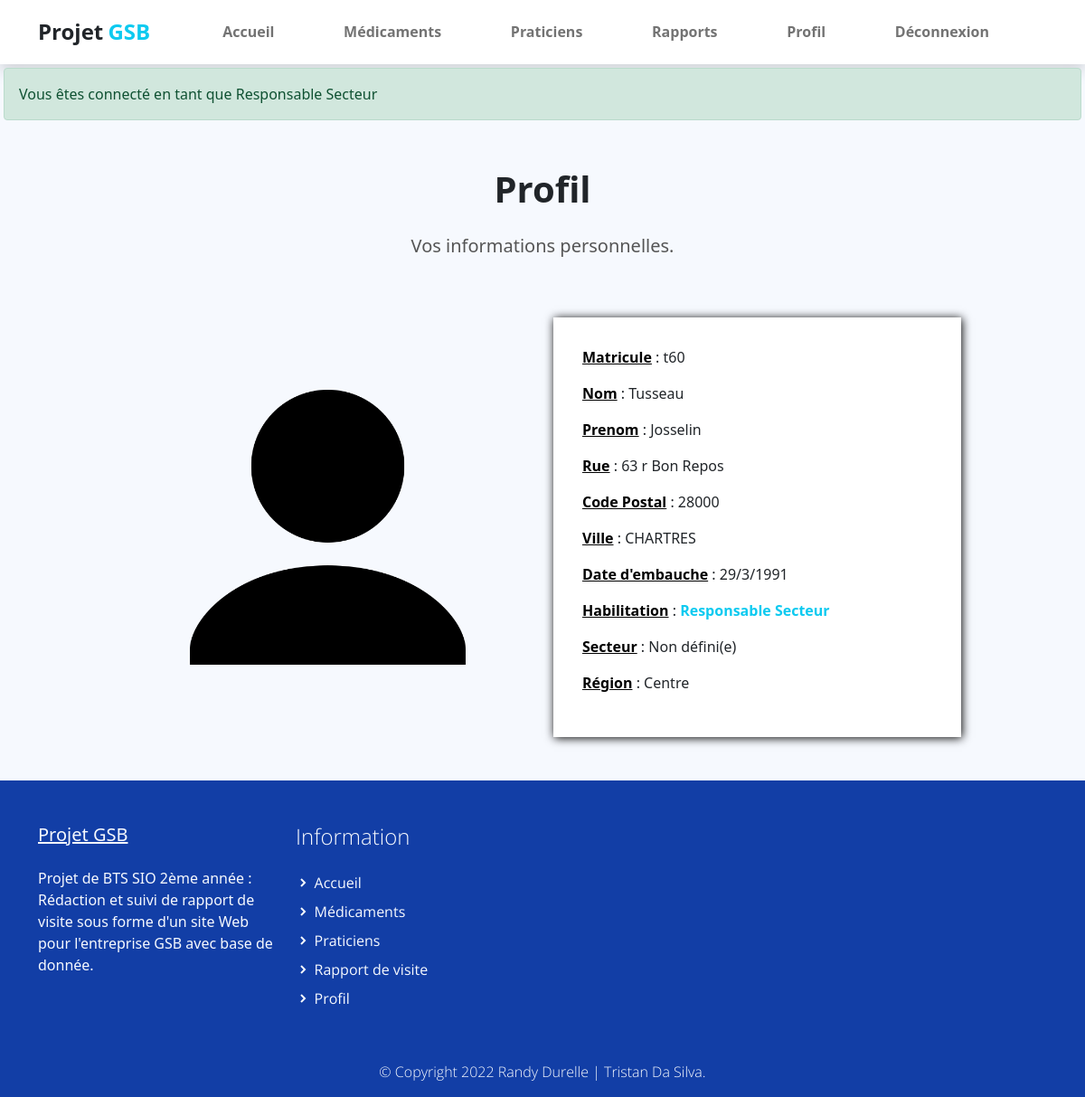
The app's page /index.php?uc=connexion&action=profil (signed in) with its own data.
### tables this page shows
CREATE TABLE IF NOT EXISTS `collaborateur` (
  `COL_MATRICULE` varchar(10) NOT NULL,
  `COL_NOM` varchar(25) DEFAULT NULL,
  `COL_PRENOM` varchar(50) DEFAULT NULL,
  `COL_ADRESSE` varchar(50) DEFAULT NULL,
  `COL_CP` varchar(5) DEFAULT NULL,
  `COL_VILLE` varchar(30) DEFAULT NULL,
  `COL_DATEEMBAUCHE` datetime DEFAULT NULL,
  `HAB_ID` int(11) DEFAULT NULL,
  `LOG_ID` int(11) DEFAULT NULL,
  `SEC_CODE` varchar(1) DEFAULT NULL,
  `REG_CODE` varchar(2) DEFAULT NULL,
  PRIMARY KEY (`COL_MATRICULE`),
  UNIQUE KEY `collaborateur_login0_AK` (`LOG_ID`),
  KEY `collaborateur_habilitation0_FK` (`HAB_ID`),
  KEY `collaborateur_secteur0_FK` (`SEC_CODE`)
);

CREATE TABLE IF NOT EXISTS `habilitation` (
  `HAB_ID` int(11) NOT NULL,
  `HAB_LIB` varchar(30) NOT NULL,
  PRIMARY KEY (`HAB_ID`)
);

CREATE TABLE IF NOT EXISTS `region` (
  `REG_CODE` varchar(2) NOT NULL,
  `REG_NOM` varchar(50) DEFAULT NULL,
  `SEC_CODE` varchar(1) NOT NULL,
  PRIMARY KEY (`REG_CODE`),
  KEY `region_secteur0_FK` (`SEC_CODE`)
);

### modele/connexion.modele.inc.php (called while the page is built, shortened)
<?php
function getAllInformationCompte($matricule)
{
    try {
        $monPdo = connexionPDO();
        $req = 'SELECT c.`COL_MATRICULE` as `matricule`,c.`COL_NOM` as `nom`,`COL_PRENOM` as `prenom`,c.`COL_ADRESSE` as `adresse`,c.`COL_CP` as `cp`,c.`COL_VILLE` as `ville`, concat(DAY(COL_DATEEMBAUCHE),\'/\',MONTH(`COL_DATEEMBAUCHE`),\'/\',YEAR(`COL_DATEEMBAUCHE`)) as `date_embauche`, h.HAB_LIB as `habilitation` ,s.SEC_LIBELLE as `secteur`, r.REG_NOM as `region` FROM collaborateur c LEFT JOIN secteur s ON s.`SEC_CODE`=c.`SEC_CODE` LEFT JOIN habilitation h ON h.HAB_ID=c.HAB_ID LEFT JOIN region r ON r.REG_CODE=c.REG_CODE WHERE c.COL_MATRICULE="' . $matricule . '"';
        $res = $monPdo->query($req);
        $result = $res->fetch();
        return $result;
    } catch (PDOException $e) {
        print "Erreur !: " . $e->getMessage();
        die();
    }
}

### vues/v_profil.php (the view)
<section class="bg-light">
    <div class="container">
        <div class="structure-hero pt-lg-5 pt-4">
            <h1 class="titre text-center">Profil</h1>
            <p class="text text-center">
                Vos informations personnelles.
            </p>
        </div>
        <div class="row align-items-center justify-content-center">
            <div class="test col-12 col-sm-8 col-lg-6 col-xl-5 col-xxl-4 py-lg-5">
                <img class="img-fluid w-75" src="assets/img/profil.png">
            </div>
            <div class="test col-12 col-sm-8 col-lg-6 col-xl-5 col-xxl-4 py-lg-5 py-3">
                <div class="formulaire">
                    <p><span class="carac">Matricule</span> : <?php echo $info[0] ?></p>
                    <p><span class="carac">Nom</span> : <?php echo $info[1] ?></p>
                    <p><span class="carac">Prenom</span> : <?php echo $info[2] ?></p>
                    <p><span class="carac">Rue</span> : <?php echo $info[3] ?></p>
                    <p><span class="carac">Code Postal</span> : <?php echo $info[4] ?></p>
                    <p><span class="carac">Ville</span> : <?php echo $info[5] ?></p>
                    <p><span class="carac">Date d'embauche</span> : <?php echo $info[6] ?></p>
                    <p><span class="carac">Habilitation</span> : <span style="color:#0DCAF0;font-weight: 700;"> <?php echo $info[7] ?></span></p>
                    <p><span class="carac">Secteur</span> : <?php echo $info[8] ?></p>
                    <p><span class="carac">Région</span> : <?php echo $info[9] ?></p>
                </div>
            </div>
        </div>
</section>

### assets/css/gsb.css (style rules this page uses)
p, a { font-weight: 400; }

### assets/css/custom.css (style rules this page uses)
body, html { height: 100%; margin: 0; padding: 0; }
body { background: #f6f9fe !important; width: 100%; position: relative; display: table; }
.carac { text-decoration: underline; font-weight: 600; color: #000; }
.test { display: flex; flex-direction: column; align-items: center; }
.titre { font-weight: 600; padding-bottom: 1rem; }
.text { font-size: 20; font-weight: 400; color: #555555; }
.formulaire { background-color: white; padding: 2em; box-shadow: 1px 1px 10px black; width: 100%; }
.bg-light { background-color: #f6f9fe; }
.structure-hero { display: flex; flex-direction: column; align-items: center; }

### records on screen
collaborateur: COL_MATRICULE "t60", COL_NOM "Tusseau", COL_PRENOM "Josselin", COL_ADRESSE "63 r Bon Repos", COL_CP "28000", COL_VILLE "CHARTRES", HAB_ID.HAB_LIB "Responsable Secteur", region.REG_NOM "Centre"

### other values on screen
$_SESSION['libHab'] "Responsable Secteur"
$info[6] "29/3/1991"
$info[8] "Non défini(e)"
